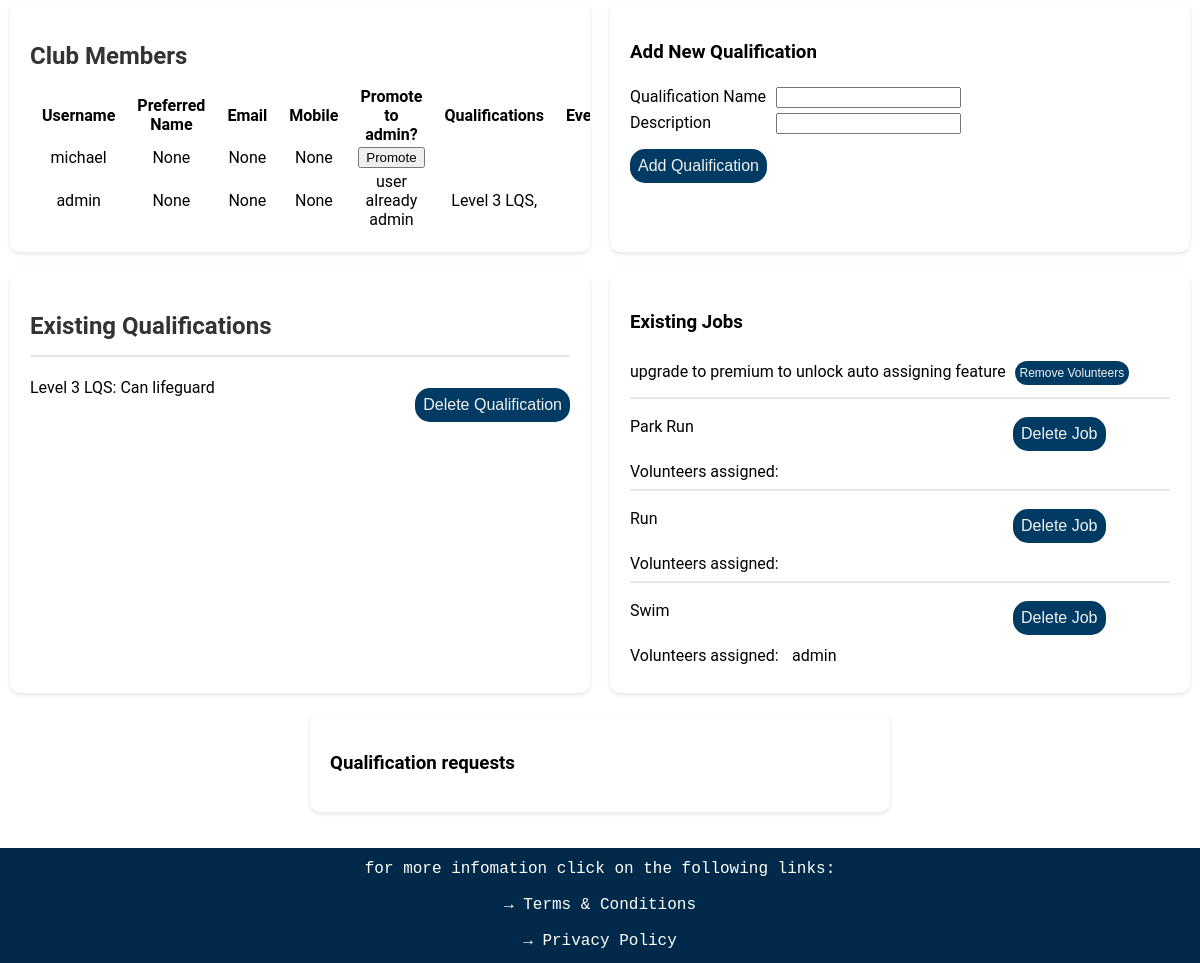
/admin (lower part), run on an earlier commit of the app's database.
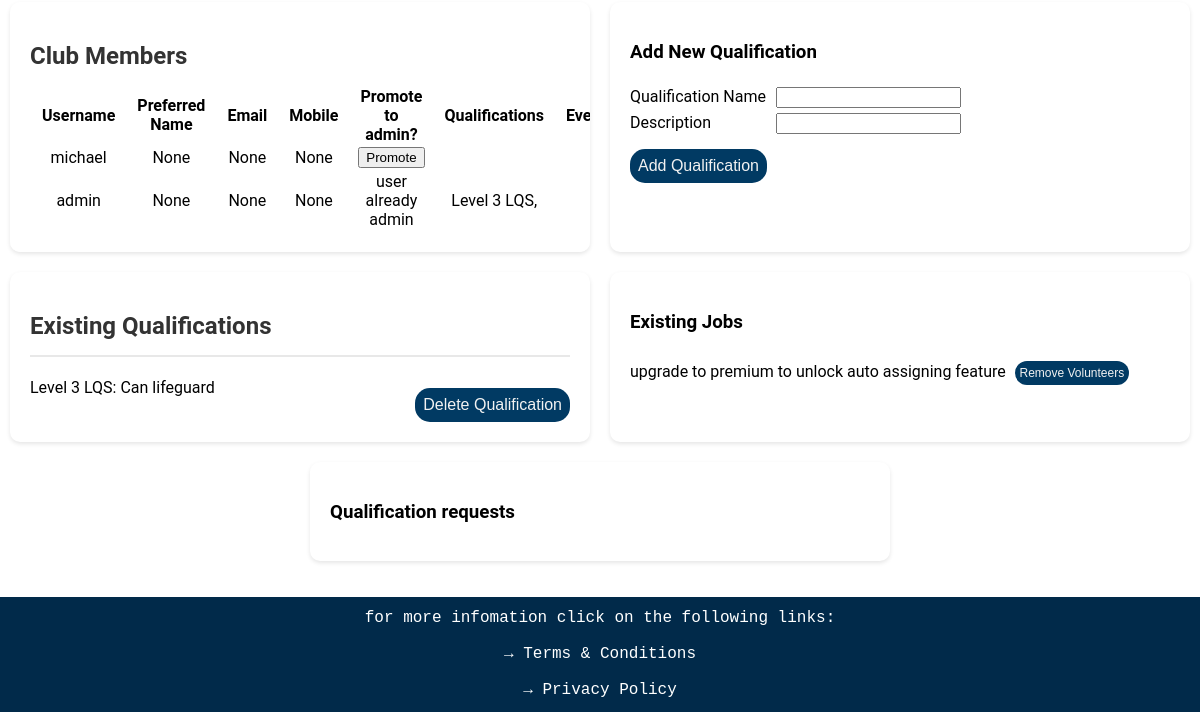
And on a later commit of the database.
### website/databases.py (models this page shows, shortened)
class User(UserMixin, db.Model):
    __tablename__ = 'users'
    user_id = db.Column(db.Integer, primary_key=True, autoincrement=True)
    username = db.Column(db.String(16), index=True, unique=True)
    password_hash = db.Column(db.String(64))
    email = db.Column(db.String(30))
    mobile = db.Column(db.String(15))
    preferred_name = db.Column(db.String(15))
    dob = db.Column(db.String(11))
    address = db.Column(db.String(50))
    jobs_completed = db.Column(db.Integer)
    admin = db.Column(db.Boolean)
    details = db.Column(db.String(255))
    qualifications = db.relationship('Qualification', secondary=user_qualifications,
                                     backref=db.backref('users', lazy='subquery'))
    jobs = db.relationship('Jobs', secondary='user_job_link',
                           backref=db.backref('assigned_users', lazy='dynamic'))

class Qualification(UserMixin, db.Model):
    __tablename__ = 'qualification'
    qualifications_id = db.Column(db.Integer, primary_key=True, autoincrement=True)
    qualification_name = db.Column(db.String(300))
    qualification_description = db.Column(db.String(300))

class Jobs(UserMixin, db.Model):
    __tablename__ = 'jobs'
    job_id = db.Column(db.Integer, primary_key=True)
    job_name = db.Column(db.String(20))
    volunteers_needed = db.Column(db.Integer)
    volunteers_needed_left = db.Column(db.Integer)
    start_time = db.Column(db.String(20))
    end_time = db.Column(db.String(20))
    date = db.Column(db.String(20))
    job_description = db.Column(db.String(300))
    job_qualifications = db.relationship('Qualification', secondary=job_requirements,
                                         backref=db.backref('required_for_jobs', lazy='subquery'))

### website/routes.py (the view, shortened to what this page needs)
@app.route('/admin', methods=['GET', 'POST'])
def admin():
    users = User.query.order_by(desc(User.jobs_completed)).all()
    qualifications = Qualification.query.all()
    new_job_form = newJobForm()
    jobs = Jobs.query.all()
    user_job_link = UserJobLink.query.all()
    requests = Requests.query.join(User).order_by(User.jobs_completed).all()
    qualification_requests = QualificationRequests.query.join(User).all()
    remove_requests = RemoveRequests.query.join(User).order_by(User.jobs_completed).all()
    new_job_form.job_requirements.choices = [(q.qualifications_id, q.qualification_name) for q in qualifications]
    qualification_form = QualificationForm()
    return render_template('admin.html', users=users, new_job_form=new_job_form, qualification_form=qualification_form,
                           qualifications=qualifications, requests = requests, remove_requests = remove_requests,
                           jobs = jobs, user_job_link = user_job_link, all_users = User,
                           prescription_level = prescription_level, qualification_requests = qualification_requests)

### website/forms.py
class newJobForm(FlaskForm):
    job_name = StringField('Job name', validators=[input_required()])
    job_description = StringField('Job description', validators=[input_required()])
    volunteers_needed = IntegerField('Number of volunteers needed', validators=[input_required(), NumberRange(min=0)])
    start_time = TimeField('Start time', validators=[input_required()])
    end_time = TimeField('End time', validators=[input_required()])
    date = DateField('Date', validators=[input_required()], format='%Y-%m-%d')
    job_requirements = MultiCheckboxField('Job Requirements', coerce=int)
    submit = SubmitField('Add Job')

class QualificationForm(FlaskForm):
    qualification_name = StringField('Qualification Name', validators=[input_required()])
    qualification_description = StringField('Description', validators=[input_required()])
    submit = SubmitField('Add Qualification')

### website/templates/admin.html (shortened to what the changed rows need)
{% extends "layout.html" %}
{% block page_content %}
<div class="admin-container">
    <div class="admin-box admin-scrollable-box">
        <h2>Club Members</h2>
        <table class="admin-club-member">
            <thead class="admin-club-table">
                <tr>
                    <th>Username</th>
                    <th>Preferred Name</th>
                    <th>Email</th>
                    <th>Mobile</th>
                    <th>Promote to admin?</th>
                    <th>Qualifications</th>
                    <th>Events</th>
                </tr>
            </thead>
            <tbody>
            {% for user in users %}
            <tr>
                <td>{{ user.username }}</td>
                <td>{{ user.preferred_name }}</td>
                <td>{{ user.email }}</td>
                <td>{{ user.mobile }}</td>
                {% if not user.admin %}
                <td>
                    <div>
                        <form method="post" onclick="return confirm('Are you sure you want to promote user to an admin?');">
                            <input type="submit" value="Promote" class="class='admin-button'">
                        </form>
                    </div>
                </td>
                {% else %}
                <td>user already admin</td>
                {% endif %}
                <td>{% for qualification in user.qualifications %}
                    {{ qualification.qualification_name }},
                    {% endfor %}
                </td>
                <td>{{ user.events }}</td>
            </tr>
            {% endfor %}
            </tbody>
        </table>
    </div>
    <div class="admin-box admin-scrollable-box">
        <h2>Existing Qualifications</h2>
        {% for qualification in qualifications %}
        <div class="admin-qual">
        <hr>
        <div>
            <p>{{ qualification.qualification_name }}: {{ qualification.qualification_description }}</p>
            <div>
                <form method = "post" action="{{ url_for('delete_qualification', qualifications_id=qualification.qualifications_id) }}" onclick="return confirm('Are you sure you want to delete this qualification?');">
                    <input type = "submit" value = "Delete Qualification" class='admin-button'>
                </form>
            </div>
        </div>
        </div>
        {% endfor %}
    </div>
    <div class="admin-box admin-scrollable-box">
        {% for job in jobs %}
            <div class="admin-jobs">
                <hr>
                <div>
                    <p>{{ job.job_name }}</p>
                    <div>
                        <form method = "post" action="{{ url_for('delete_job', job_id=job.job_id) }}" onclick="return confirm('Are you sure you want to delete this job?');">
                            <input type = "submit" value = "Delete Job" class='admin-button'>
                        </form>
                    </div>
                </div>
                <div class='volunteers-assigned-flex'>
                    <div class='volunteers-assigned-item'>Volunteers assigned:</div>
                    <div class='volunteers-assigned-item column'>
                    {% for user_job in user_job_link %}
                        {% if user_job.job_id == job.job_id %}
                            <div class='volunteers-delete-item'>
                                {{ all_users.query.filter_by(user_id = user_job.user_id).first().username }}
                            </div>
                        {% endif %}
                    {% endfor %}
                    </div>
                </div>
            </div>
            {% endfor %}
    </div>
</div>
{% endblock %}

What changed in the data, as far as the page shows it:
removed Jobs: job_name "Park Run"
removed Jobs: job_name "Run"
removed Jobs: job_name "Swim"
removed UserJobLink: {{ all_users.query.filter_by(user_id = user_job.user_id).first().username }} "admin"
